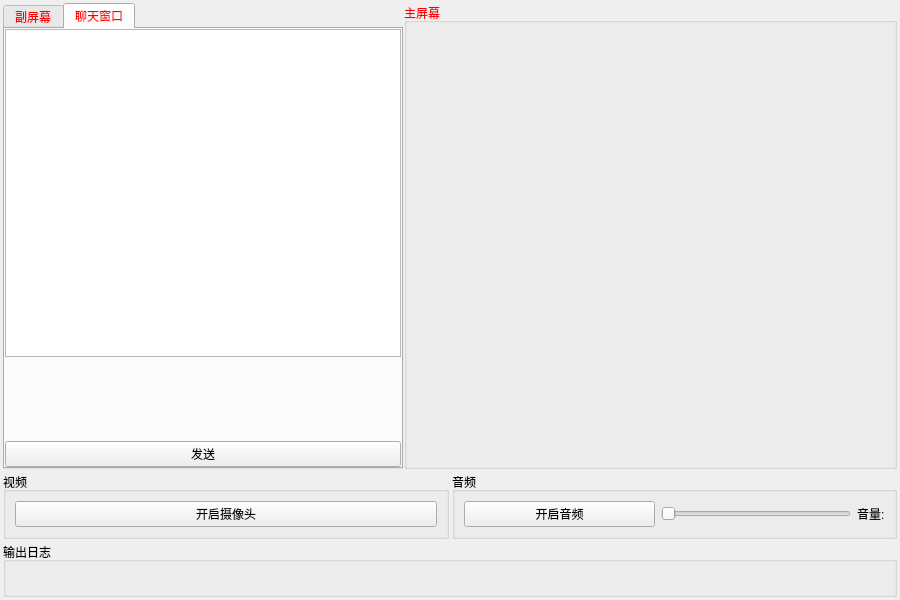
<?xml version="1.0" encoding="UTF-8"?>
<ui version="4.0">
 <class>Widget</class>
 <widget class="QWidget" name="Widget">
  <property name="enabled">
   <bool>true</bool>
  </property>
  <property name="geometry">
   <rect>
    <x>0</x>
    <y>0</y>
    <width>900</width>
    <height>600</height>
   </rect>
  </property>
  <property name="sizePolicy">
   <sizepolicy hsizetype="Preferred" vsizetype="Fixed">
    <horstretch>0</horstretch>
    <verstretch>0</verstretch>
   </sizepolicy>
  </property>
  <property name="minimumSize">
   <size>
    <width>900</width>
    <height>600</height>
   </size>
  </property>
  <property name="windowTitle">
   <string>云会议</string>
  </property>
  <layout class="QVBoxLayout" name="verticalLayout" stretch="0,0,0">
   <property name="spacing">
    <number>3</number>
   </property>
   <property name="leftMargin">
    <number>3</number>
   </property>
   <property name="topMargin">
    <number>3</number>
   </property>
   <property name="rightMargin">
    <number>3</number>
   </property>
   <property name="bottomMargin">
    <number>3</number>
   </property>
   <item>
    <layout class="QHBoxLayout" name="horizontalLayout_5">
     <property name="spacing">
      <number>1</number>
     </property>
     <item>
      <widget class="QTabWidget" name="tabWidget">
       <property name="sizePolicy">
        <sizepolicy hsizetype="Minimum" vsizetype="Expanding">
         <horstretch>0</horstretch>
         <verstretch>0</verstretch>
        </sizepolicy>
       </property>
       <property name="minimumSize">
        <size>
         <width>400</width>
         <height>0</height>
        </size>
       </property>
       <property name="palette">
        <palette>
         <active>
          <colorrole role="WindowText">
           <brush brushstyle="SolidPattern">
            <color alpha="255">
             <red>255</red>
             <green>0</green>
             <blue>0</blue>
            </color>
           </brush>
          </colorrole>
          <colorrole role="Text">
           <brush brushstyle="SolidPattern">
            <color alpha="255">
             <red>255</red>
             <green>0</green>
             <blue>0</blue>
            </color>
           </brush>
          </colorrole>
          <colorrole role="PlaceholderText">
           <brush brushstyle="SolidPattern">
            <color alpha="128">
             <red>255</red>
             <green>0</green>
             <blue>0</blue>
            </color>
           </brush>
          </colorrole>
         </active>
         <inactive>
          <colorrole role="WindowText">
           <brush brushstyle="SolidPattern">
            <color alpha="255">
             <red>255</red>
             <green>0</green>
             <blue>0</blue>
            </color>
           </brush>
          </colorrole>
          <colorrole role="Text">
           <brush brushstyle="SolidPattern">
            <color alpha="255">
             <red>255</red>
             <green>0</green>
             <blue>0</blue>
            </color>
           </brush>
          </colorrole>
          <colorrole role="PlaceholderText">
           <brush brushstyle="SolidPattern">
            <color alpha="128">
             <red>255</red>
             <green>0</green>
             <blue>0</blue>
            </color>
           </brush>
          </colorrole>
         </inactive>
         <disabled>
          <colorrole role="WindowText">
           <brush brushstyle="SolidPattern">
            <color alpha="255">
             <red>120</red>
             <green>120</green>
             <blue>120</blue>
            </color>
           </brush>
          </colorrole>
          <colorrole role="Text">
           <brush brushstyle="SolidPattern">
            <color alpha="255">
             <red>120</red>
             <green>120</green>
             <blue>120</blue>
            </color>
           </brush>
          </colorrole>
          <colorrole role="PlaceholderText">
           <brush brushstyle="SolidPattern">
            <color alpha="128">
             <red>0</red>
             <green>0</green>
             <blue>0</blue>
            </color>
           </brush>
          </colorrole>
         </disabled>
        </palette>
       </property>
       <property name="tabShape">
        <enum>QTabWidget::TabShape::Rounded</enum>
       </property>
       <property name="currentIndex">
        <number>1</number>
       </property>
       <property name="usesScrollButtons">
        <bool>true</bool>
       </property>
       <widget class="QWidget" name="tab_5">
        <attribute name="title">
         <string>副屏幕</string>
        </attribute>
        <layout class="QVBoxLayout" name="verticalLayout_5">
         <property name="spacing">
          <number>0</number>
         </property>
         <property name="leftMargin">
          <number>0</number>
         </property>
         <property name="topMargin">
          <number>0</number>
         </property>
         <property name="rightMargin">
          <number>0</number>
         </property>
         <property name="bottomMargin">
          <number>0</number>
         </property>
         <item>
          <widget class="QScrollArea" name="scrollArea">
           <property name="lineWidth">
            <number>0</number>
           </property>
           <property name="widgetResizable">
            <bool>true</bool>
           </property>
           <widget class="QWidget" name="scrollAreaWidgetContents">
            <property name="geometry">
             <rect>
              <x>0</x>
              <y>0</y>
              <width>394</width>
              <height>430</height>
             </rect>
            </property>
            <property name="sizePolicy">
             <sizepolicy hsizetype="Expanding" vsizetype="Expanding">
              <horstretch>0</horstretch>
              <verstretch>0</verstretch>
             </sizepolicy>
            </property>
            <layout class="QVBoxLayout" name="verticalLayout_3">
             <property name="spacing">
              <number>3</number>
             </property>
             <property name="leftMargin">
              <number>0</number>
             </property>
             <property name="topMargin">
              <number>0</number>
             </property>
             <property name="rightMargin">
              <number>0</number>
             </property>
             <property name="bottomMargin">
              <number>0</number>
             </property>
            </layout>
           </widget>
          </widget>
         </item>
        </layout>
       </widget>
       <widget class="QWidget" name="tab_6">
        <property name="sizePolicy">
         <sizepolicy hsizetype="Expanding" vsizetype="Expanding">
          <horstretch>0</horstretch>
          <verstretch>0</verstretch>
         </sizepolicy>
        </property>
        <attribute name="title">
         <string>聊天窗口</string>
        </attribute>
        <layout class="QVBoxLayout" name="verticalLayout_6">
         <property name="spacing">
          <number>2</number>
         </property>
         <property name="leftMargin">
          <number>0</number>
         </property>
         <property name="topMargin">
          <number>0</number>
         </property>
         <property name="rightMargin">
          <number>0</number>
         </property>
         <property name="bottomMargin">
          <number>0</number>
         </property>
         <item>
          <widget class="QListWidget" name="listWidget">
           <property name="focusPolicy">
            <enum>Qt::FocusPolicy::NoFocus</enum>
           </property>
           <property name="horizontalScrollBarPolicy">
            <enum>Qt::ScrollBarPolicy::ScrollBarAlwaysOff</enum>
           </property>
           <property name="sizeAdjustPolicy">
            <enum>QAbstractScrollArea::SizeAdjustPolicy::AdjustToContents</enum>
           </property>
           <property name="autoScrollMargin">
            <number>0</number>
           </property>
           <property name="itemAlignment">
            <set>Qt::AlignmentFlag::AlignLeading|Qt::AlignmentFlag::AlignLeft|Qt::AlignmentFlag::AlignRight|Qt::AlignmentFlag::AlignTrailing</set>
           </property>
          </widget>
         </item>
         <item>
          <widget class="MyTextEdit" name="plainTextEdit" native="true">
           <property name="sizePolicy">
            <sizepolicy hsizetype="Minimum" vsizetype="Expanding">
             <horstretch>0</horstretch>
             <verstretch>0</verstretch>
            </sizepolicy>
           </property>
           <property name="maximumSize">
            <size>
             <width>16777215</width>
             <height>80</height>
            </size>
           </property>
           <property name="palette">
            <palette>
             <active>
              <colorrole role="WindowText">
               <brush brushstyle="SolidPattern">
                <color alpha="255">
                 <red>0</red>
                 <green>0</green>
                 <blue>0</blue>
                </color>
               </brush>
              </colorrole>
              <colorrole role="Text">
               <brush brushstyle="SolidPattern">
                <color alpha="255">
                 <red>0</red>
                 <green>0</green>
                 <blue>0</blue>
                </color>
               </brush>
              </colorrole>
              <colorrole role="PlaceholderText">
               <brush brushstyle="NoBrush">
                <color alpha="128">
                 <red>0</red>
                 <green>0</green>
                 <blue>0</blue>
                </color>
               </brush>
              </colorrole>
             </active>
             <inactive>
              <colorrole role="WindowText">
               <brush brushstyle="SolidPattern">
                <color alpha="255">
                 <red>0</red>
                 <green>0</green>
                 <blue>0</blue>
                </color>
               </brush>
              </colorrole>
              <colorrole role="Text">
               <brush brushstyle="SolidPattern">
                <color alpha="255">
                 <red>0</red>
                 <green>0</green>
                 <blue>0</blue>
                </color>
               </brush>
              </colorrole>
              <colorrole role="PlaceholderText">
               <brush brushstyle="NoBrush">
                <color alpha="128">
                 <red>0</red>
                 <green>0</green>
                 <blue>0</blue>
                </color>
               </brush>
              </colorrole>
             </inactive>
             <disabled>
              <colorrole role="WindowText">
               <brush brushstyle="SolidPattern">
                <color alpha="255">
                 <red>120</red>
                 <green>120</green>
                 <blue>120</blue>
                </color>
               </brush>
              </colorrole>
              <colorrole role="Text">
               <brush brushstyle="SolidPattern">
                <color alpha="255">
                 <red>120</red>
                 <green>120</green>
                 <blue>120</blue>
                </color>
               </brush>
              </colorrole>
              <colorrole role="PlaceholderText">
               <brush brushstyle="NoBrush">
                <color alpha="128">
                 <red>0</red>
                 <green>0</green>
                 <blue>0</blue>
                </color>
               </brush>
              </colorrole>
             </disabled>
            </palette>
           </property>
           <property name="font">
            <font>
             <family>Microsoft YaHei</family>
             <pointsize>12</pointsize>
            </font>
           </property>
           <property name="centerOnScroll" stdset="0">
            <bool>false</bool>
           </property>
           <property name="placeholderText" stdset="0">
            <string>@对方可私信</string>
           </property>
          </widget>
         </item>
         <item>
          <widget class="QPushButton" name="sendmsg">
           <property name="text">
            <string>发送</string>
           </property>
          </widget>
         </item>
        </layout>
       </widget>
      </widget>
     </item>
     <item>
      <widget class="QGroupBox" name="groupBox_2">
       <property name="sizePolicy">
        <sizepolicy hsizetype="Expanding" vsizetype="Expanding">
         <horstretch>0</horstretch>
         <verstretch>0</verstretch>
        </sizepolicy>
       </property>
       <property name="palette">
        <palette>
         <active>
          <colorrole role="WindowText">
           <brush brushstyle="SolidPattern">
            <color alpha="255">
             <red>255</red>
             <green>0</green>
             <blue>0</blue>
            </color>
           </brush>
          </colorrole>
         </active>
         <inactive>
          <colorrole role="WindowText">
           <brush brushstyle="SolidPattern">
            <color alpha="255">
             <red>255</red>
             <green>0</green>
             <blue>0</blue>
            </color>
           </brush>
          </colorrole>
         </inactive>
         <disabled>
          <colorrole role="WindowText">
           <brush brushstyle="SolidPattern">
            <color alpha="255">
             <red>120</red>
             <green>120</green>
             <blue>120</blue>
            </color>
           </brush>
          </colorrole>
         </disabled>
        </palette>
       </property>
       <property name="title">
        <string>主屏幕</string>
       </property>
       <layout class="QGridLayout" name="gridLayout">
        <property name="leftMargin">
         <number>0</number>
        </property>
        <property name="topMargin">
         <number>0</number>
        </property>
        <property name="rightMargin">
         <number>0</number>
        </property>
        <property name="bottomMargin">
         <number>0</number>
        </property>
        <property name="spacing">
         <number>0</number>
        </property>
        <item row="0" column="0">
         <widget class="QLabel" name="mainshow_label">
          <property name="sizePolicy">
           <sizepolicy hsizetype="Expanding" vsizetype="Expanding">
            <horstretch>0</horstretch>
            <verstretch>0</verstretch>
           </sizepolicy>
          </property>
          <property name="text">
           <string/>
          </property>
          <property name="openExternalLinks">
           <bool>false</bool>
          </property>
         </widget>
        </item>
       </layout>
      </widget>
     </item>
    </layout>
   </item>
   <item>
    <layout class="QHBoxLayout" name="horizontalLayout_6">
     <item>
      <widget class="QGroupBox" name="groupBox_5">
       <property name="sizePolicy">
        <sizepolicy hsizetype="Expanding" vsizetype="Preferred">
         <horstretch>0</horstretch>
         <verstretch>0</verstretch>
        </sizepolicy>
       </property>
       <property name="title">
        <string>视频</string>
       </property>
       <layout class="QHBoxLayout" name="horizontalLayout_9">
        <item>
         <widget class="QPushButton" name="openVedio">
          <property name="text">
           <string>开启摄像头</string>
          </property>
         </widget>
        </item>
       </layout>
      </widget>
     </item>
     <item>
      <widget class="QGroupBox" name="groupBox_6">
       <property name="title">
        <string>音频</string>
       </property>
       <layout class="QHBoxLayout" name="horizontalLayout_8">
        <item>
         <widget class="QPushButton" name="openAudio">
          <property name="sizePolicy">
           <sizepolicy hsizetype="Expanding" vsizetype="Fixed">
            <horstretch>0</horstretch>
            <verstretch>0</verstretch>
           </sizepolicy>
          </property>
          <property name="text">
           <string>开启音频</string>
          </property>
         </widget>
        </item>
        <item>
         <widget class="QSlider" name="horizontalSlider">
          <property name="orientation">
           <enum>Qt::Orientation::Horizontal</enum>
          </property>
         </widget>
        </item>
        <item>
         <widget class="QLabel" name="label_3">
          <property name="text">
           <string>音量:</string>
          </property>
         </widget>
        </item>
       </layout>
      </widget>
     </item>
    </layout>
   </item>
   <item>
    <widget class="QGroupBox" name="groupBox_3">
     <property name="sizePolicy">
      <sizepolicy hsizetype="Expanding" vsizetype="Fixed">
       <horstretch>0</horstretch>
       <verstretch>0</verstretch>
      </sizepolicy>
     </property>
     <property name="title">
      <string>输出日志</string>
     </property>
     <layout class="QVBoxLayout" name="verticalLayout_2">
      <property name="spacing">
       <number>6</number>
      </property>
      <property name="leftMargin">
       <number>9</number>
      </property>
      <property name="topMargin">
       <number>9</number>
      </property>
      <property name="rightMargin">
       <number>9</number>
      </property>
      <property name="bottomMargin">
       <number>9</number>
      </property>
      <item>
       <widget class="QLabel" name="outlog">
        <property name="sizePolicy">
         <sizepolicy hsizetype="Expanding" vsizetype="Preferred">
          <horstretch>0</horstretch>
          <verstretch>0</verstretch>
         </sizepolicy>
        </property>
        <property name="palette">
         <palette>
          <active>
           <colorrole role="WindowText">
            <brush brushstyle="SolidPattern">
             <color alpha="255">
              <red>255</red>
              <green>0</green>
              <blue>0</blue>
             </color>
            </brush>
           </colorrole>
          </active>
          <inactive>
           <colorrole role="WindowText">
            <brush brushstyle="SolidPattern">
             <color alpha="255">
              <red>255</red>
              <green>0</green>
              <blue>0</blue>
             </color>
            </brush>
           </colorrole>
          </inactive>
          <disabled>
           <colorrole role="WindowText">
            <brush brushstyle="SolidPattern">
             <color alpha="255">
              <red>120</red>
              <green>120</green>
              <blue>120</blue>
             </color>
            </brush>
           </colorrole>
          </disabled>
         </palette>
        </property>
        <property name="text">
         <string/>
        </property>
       </widget>
      </item>
     </layout>
    </widget>
   </item>
  </layout>
 </widget>
 <customwidgets>
  <customwidget>
   <class>MyTextEdit</class>
   <extends>QWidget</extends>
   <header location="global">text/mytextedit.h</header>
  </customwidget>
 </customwidgets>
 <resources/>
 <connections/>
</ui>
